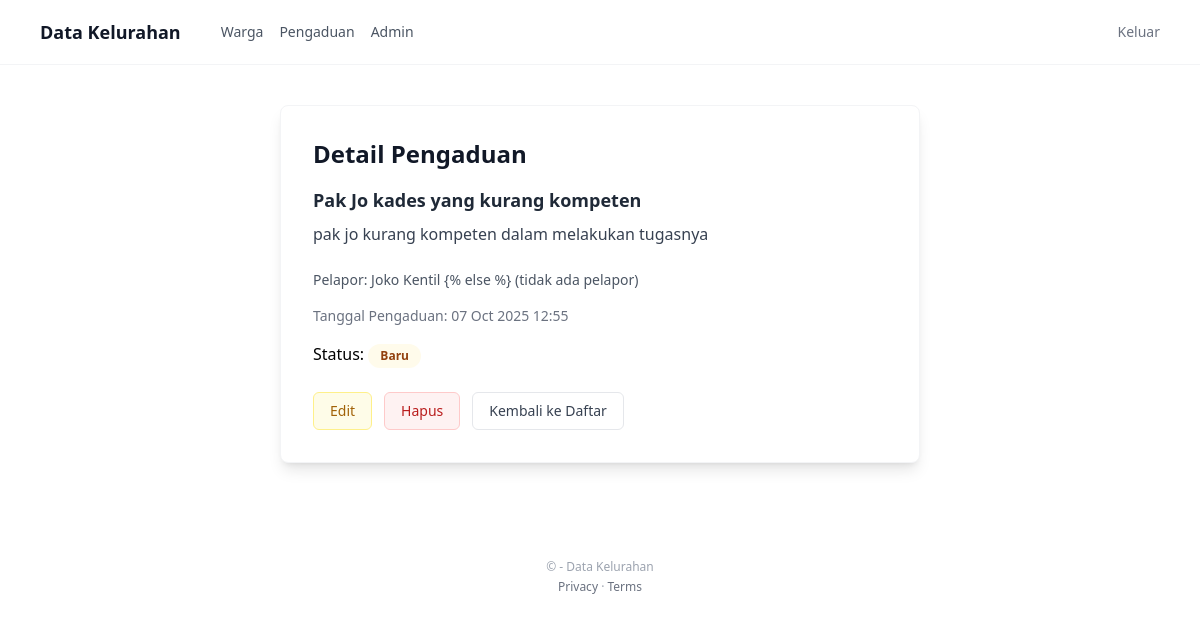
Page /1/pengaduan_detail/ on the committed database.
### warga/models.py (models this page shows, shortened)
class Pengaduan(models.Model):
    STATUS_CHOICES = [
        ('BARU', 'Baru'),
        ('DIPROSES', 'Diproses'),
        ('SELESAI', 'Selesai'),
    ]
    judul = models.CharField(
        max_length=200,
        verbose_name="Judul Pengaduan"
    )
    isi = models.TextField(
        verbose_name="Isi Pengaduan"
    )
    status = models.CharField(max_length=10, choices=STATUS_CHOICES, default='BARU')
    tanggal_pengaduan = models.DateTimeField(
        auto_now_add=True
    )
    pelapor = models.ForeignKey(Warga, on_delete=models.CASCADE, related_name='pengaduan')

class Warga(models.Model):
    nik = models.CharField(
        max_length=16,
        unique=True,
        verbose_name="Nomor Induk Kependudukan"
    )
    nama_lengkap = models.CharField(
        max_length=100,
        verbose_name="Nama Lengkap"
    )
    alamat = models.TextField(
        verbose_name="Alamat Tinggal"
    )
    no_telepon = models.CharField(
        max_length=15,
        blank=True,
        verbose_name="Nomor Telepon"
    )
    tanggal_registrasi = models.DateTimeField(
        auto_now_add=True
    )

### warga/views.py (the view)
# urls.py: path('<int:pk>/pengaduan_detail/', PengaduanDetailView.as_view(), name='pengaduan_detail'),
class PengaduanDetailView(DetailView):
    model = Pengaduan
    def get_context_data(self, **kwargs):
        context = super().get_context_data(**kwargs)
        context['name'] = 'Detail Pengaduan'
        return context

### warga/templates/warga/pengaduan_detail.html
{% extends 'warga/index.html' %} {% block content %}
<div class="flex-1 py-10">
  <div class="max-w-2xl mx-auto px-4">
    <div class="bg-white rounded-lg shadow-lg border border-gray-100 p-8">
      <h1 class="text-2xl font-bold text-gray-900 mb-4">Detail Pengaduan</h1>
      <div class="mb-6">
        <h2 class="text-lg font-semibold text-gray-800">
          {{ pengaduan.judul }}
        </h2>
        <p class="mt-2 text-gray-700">{{ pengaduan.isi }}</p>
      </div>
      <div class="mb-4 text-sm text-gray-600">
        <span class="font-medium">Pelapor:</span>
        {% if pengaduan.pelapor %} {{ pengaduan.pelapor.nama_lengkap }} {% else
        %} (tidak ada pelapor) {% endif %}
      </div>
      <div class="mb-4 text-sm text-gray-500">
        <span class="font-medium">Tanggal Pengaduan:</span>
        {{ pengaduan.tanggal_pengaduan|date:"d M Y H:i" }}
      </div>
      <div class="mb-4">
        <span class="font-medium">Status:</span>
        {% if pengaduan.status == 'BARU' %}
        <span
          class="inline-flex items-center px-3 py-1 rounded-full text-xs font-semibold"
          style="background-color: #fffbeb; color: #92400e"
          >{{ pengaduan.get_status_display }}</span
        >
        {% elif pengaduan.status == 'DIPROSES' %}
        <span
          class="inline-flex items-center px-3 py-1 rounded-full text-xs font-semibold"
          style="background-color: #eff6ff; color: #1e3a8a"
          >{{ pengaduan.get_status_display }}</span
        >
        {% else %}
        <span
          class="inline-flex items-center px-3 py-1 rounded-full text-xs font-semibold"
          style="background-color: #ecfdf5; color: #065f46"
          >{{ pengaduan.get_status_display }}</span
        >
        {% endif %}
      </div>
      <div class="flex gap-3 mt-6">
        <a
          href="{% url 'pengaduan_edit' pengaduan.pk %}"
          class="inline-flex items-center px-4 py-2 border border-yellow-200 rounded-md text-sm text-yellow-700 bg-yellow-50 hover:bg-yellow-100"
          >Edit</a
        >
        <a
          href="{% url 'pengaduan_hapus' pengaduan.pk %}"
          class="inline-flex items-center px-4 py-2 border border-red-200 rounded-md text-sm text-red-700 bg-red-50 hover:bg-red-100"
          >Hapus</a
        >
        <a
          href="{% url 'pengaduan_list' %}"
          class="inline-flex items-center px-4 py-2 border border-gray-200 rounded-md text-sm text-gray-700 bg-white hover:bg-gray-50"
          >Kembali ke Daftar</a
        >
      </div>
    </div>
  </div>
</div>
{% endblock %}

### rows in the picture
Pengaduan: judul "Pak Jo kades yang kurang kompeten", isi "pak jo kurang kompeten dalam melakukan tugasnya", pelapor.nama_lengkap "Joko Kentil", tanggal_pengaduan "07 Oct 2025 12:55", status "Baru"
